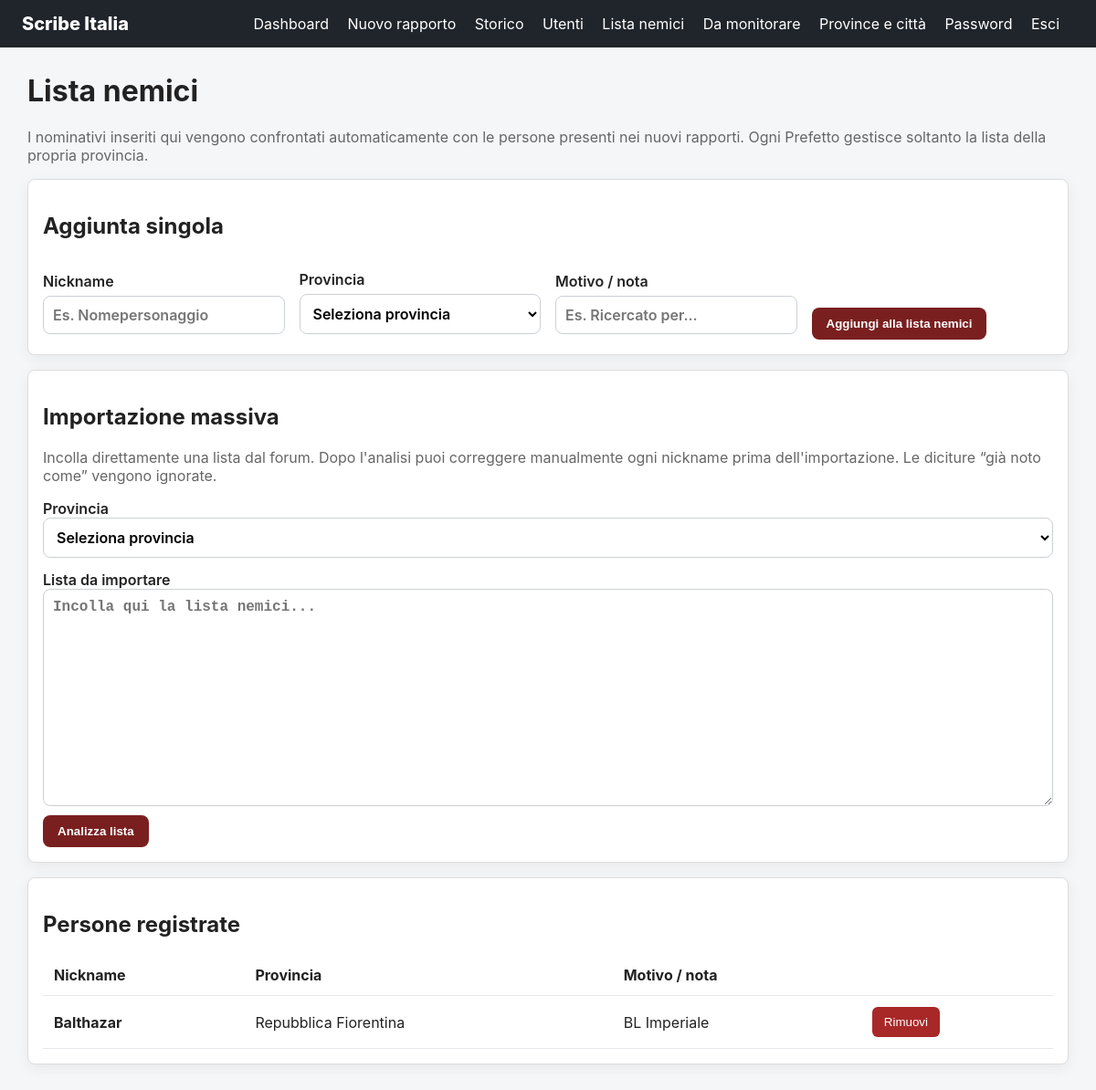
Screenshot of /enemies (signed in) with the database file from the repository.
### app.py (models this page shows)
class Enemy(db.Model):
    id = db.Column(db.Integer, primary_key=True)
    nickname = db.Column(db.String(80), nullable=False)
    province_id = db.Column(db.Integer, db.ForeignKey('province.id'), nullable=False)
    note = db.Column(db.String(255), default='')
    created_at = db.Column(db.DateTime, default=datetime.utcnow, nullable=False)
    province = db.relationship('Province')
    __table_args__ = (UniqueConstraint('nickname', 'province_id', name='uq_enemy_province'),)

class Province(db.Model):
    id = db.Column(db.Integer, primary_key=True)
    name = db.Column(db.String(120), unique=True, nullable=False)
    cities = db.relationship('City', backref='province', lazy=True, cascade='all, delete-orphan')

### app.py (the view, shortened to what this page needs)
@app.route('/enemies', methods=['GET', 'POST'])
@login_required
@role_required(ROLE_ADMIN, ROLE_PREFECT)
def enemies():
    preview_names = []
    preview_existing = []
    bulk_text = ''
    selected_province_id = current_user.province_id if current_user.role == ROLE_PREFECT else None
    provinces = Province.query.order_by(Province.name).all() if current_user.role == ROLE_ADMIN else []
    q = Enemy.query.join(Province)
    if current_user.role == ROLE_PREFECT:
        q = q.filter(Enemy.province_id == current_user.province_id)
    items = q.order_by(Province.name, Enemy.nickname).all()
    return render_template(
        'enemies.html', enemies=items, provinces=provinces,
        preview_names=preview_names, preview_existing=preview_existing,
        bulk_text=bulk_text, selected_province_id=selected_province_id
    )

### app.py (called while the page is built)
@login_manager.user_loader
def load_user(user_id):
    return db.session.get(User, int(user_id))

def role_required(*roles):
    def decorator(fn):
        @wraps(fn)
        def wrapped(*args, **kwargs):
            if not current_user.is_authenticated:
                return login_manager.unauthorized()
            if current_user.role not in roles:
                abort(403)
            return fn(*args, **kwargs)
        return wrapped
    return decorator

### templates/enemies.html (shortened to what this page needs)
{% extends 'base.html' %}
{% block content %}
<h1>Lista nemici</h1>
<p class="muted">I nominativi inseriti qui vengono confrontati automaticamente con le persone presenti nei nuovi rapporti. Ogni Prefetto gestisce soltanto la lista della propria provincia.</p>
<section class="card">
  <h2>Aggiunta singola</h2>
  <form method="post" class="form-grid">
    <label>Nickname
      <input type="text" name="nickname" required placeholder="Es. Nomepersonaggio">
    </label>
    {% if current_user.role == 'admin' %}
    <label>Provincia
      <select name="province_id" required>
        <option value="">Seleziona provincia</option>
      </select>
    </label>
    {% endif %}
    <label>Motivo / nota
      <input type="text" name="note" maxlength="255" placeholder="Es. Ricercato per...">
    </label>
    <div><button class="primary" type="submit">Aggiungi alla lista nemici</button></div>
  </form>
</section>
<section class="card">
  <h2>Importazione massiva</h2>
  <p class="muted">Incolla direttamente una lista dal forum. Dopo l'analisi puoi correggere manualmente ogni nickname prima dell'importazione. Le diciture “già noto come” vengono ignorate.</p>
  <form method="post">
    {% if current_user.role == 'admin' %}
    <label>Provincia
      <select name="province_id" required>
        <option value="">Seleziona provincia</option>
      </select>
    </label>
    {% endif %}
    <label>Lista da importare
      <textarea name="bulk_text" rows="12" placeholder="Incolla qui la lista nemici...">{{ bulk_text }}</textarea>
    </label>
    <button class="primary" type="submit">Analizza lista</button>
  </form>
</section>
<section class="card">
  <h2>Persone registrate</h2>
  <table>
    <thead><tr><th>Nickname</th><th>Provincia</th><th>Motivo / nota</th><th></th></tr></thead>
    <tbody>
      {% for e in enemies %}
      <tr>
        <td><strong>{{ e.nickname }}</strong></td>
        <td>{{ e.province.name }}</td>
        <td>{{ e.note or '—' }}</td>
        <td>
          <form method="post" action="{{ url_for('delete_enemy', enemy_id=e.id) }}" onsubmit="return confirm('Rimuovere {{ e.nickname }} dalla lista nemici?');">
            <button class="danger" type="submit">Rimuovi</button>
          </form>
        </td>
      </tr>
      {% else %}
      <tr><td colspan="4">Nessuna persona presente nella lista nemici.</td></tr>
      {% endfor %}
    </tbody>
  </table>
</section>
{% endblock %}

### static/style.css (style rules this page uses)
:root { font-family: Inter, system-ui, Arial, sans-serif; color:#222; background:#f5f6f8; }
* { box-sizing:border-box }
body { margin:0 }
label { display:block;font-weight:600;margin:14px 0 6px }
input,select,textarea { width:100%;padding:10px;border:1px solid #cbd0d6;border-radius:8px;background:white;font:inherit }
textarea { resize:vertical;font-family:ui-monospace,Consolas,monospace }
.primary,button { border:0;border-radius:8px;padding:10px 16px;cursor:pointer }
.primary { background:#7a1f1f;color:#fff;font-weight:700 }
.card { display:block;background:white;padding:20px;border-radius:12px;text-decoration:none;color:inherit;box-shadow:0 4px 15px rgba(0,0,0,.06) }
table { width:100%;border-collapse:collapse;background:white }
th,td { text-align:left;padding:12px;border-bottom:1px solid #e5e7eb }
button.danger, .danger { background:#a82828; color:#fff; border:0; border-radius:6px; padding:.55rem .8rem; cursor:pointer; }
.muted { color:#666; }
.card { background:#fff; border:1px solid #ddd; border-radius:8px; padding:1rem; margin:1rem 0; }
.form-grid { display:grid; gap:1rem; grid-template-columns:repeat(auto-fit,minmax(220px,1fr)); align-items:end; }
.form-grid label { display:flex; flex-direction:column; gap:.35rem; }

### rows the page displays
Enemy: nickname "Balthazar", province.name "Repubblica Fiorentina", note "BL Imperiale"
